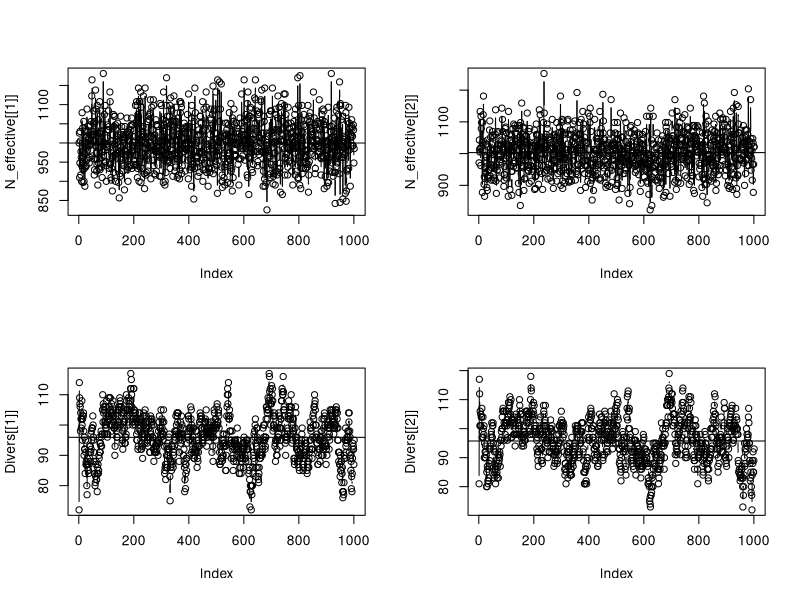

This figure's R source:

# Cultural effective population size model
# We want a simple infinite allele Wright-Fisher-style model with different modes of transmission

# We simulate 2 different populations, one starting with all the same variants, one with all unique variants.
# We measure diversity and run simulations until diversities cross indicating they've reached equilibrium, then switch transmission mode


#Connectedness

# Function to calculate effective population sizes
library(vegan)

N_e <- function(k_bar,V_k){
  (N * k_bar - 1 ) / ( (V_k / k_bar) + k_bar  -1 )
}

N = 1000          # Census population size
tmax = 1000       # Number of timesteps / generations
mu = 1e-2       # Innovation rate
m = 0        #Migration rate between 2 populations
e = 1
# Initialize population with cultural traits

Pop <- matrix(NA, 2, N)

# Maximally diverse
Pop[1,] <- sample(1:N)

#All same
Pop[2,] <- rep(N+1, N)

# Create numerator for cultural variants in both populations
Counter <- c(max(Pop[1,]), max(Pop[2,]))

# Calculate Simpson diversity in both populations
Div <- c()
for (pop_id in 1:2) {
  Div[pop_id] <- diversity(sapply(unique(Pop[pop_id,]), function (x) length(which(Pop[pop_id,] == x))), index = "simpson")
}

d1 <- Div[1]
d2 <- Div[2]
# Burn-in to reach equilibrium
while(Div[1] > Div[2]){
  Copied <- matrix(NA, 2, N)
  
  for (pop_id in 1:2) {
    #Cultural Transmission
    
    Copied[pop_id, ] <- sample(1:N, N, replace = TRUE)
    Pop[pop_id,] <- Pop[pop_id,Copied[pop_id, ]]
    
    # Innovation
    Innovators <- rbinom(N,1,mu)
    Pop[pop_id, Innovators == 1] <- (Counter[pop_id] + 1) : (Counter[pop_id] + length(which(Innovators==1)))
    Counter[pop_id] <- max(Pop[pop_id,])
  }#pop_id
  
  # Calculate Simpson diversity in both populations
  Div <- c()
  for (pop_id in 1:2) {
    Div[pop_id] <- diversity(sapply(unique(Pop[pop_id,]), function (x) length(which(Pop[pop_id,] == x))), index = "simpson")
  }
  
d1 <- c(d1, Div[1])
d2 <- c(d2, Div[2])

}#while

# Create output objects
N_effective <- list()
Divers <- list()

Offspring_Record1 <-  sapply(1:N, function(x) length(which(Copied[1,] == x)))
Offspring_Record2 <-  sapply(1:N, function(x) length(which(Copied[2,] == x)))

N_effective[[1]] <- N_e(mean(Offspring_Record1), var(Offspring_Record1))
N_effective[[2]] <- N_e(mean(Offspring_Record2), var(Offspring_Record2))

Divers[[1]] <- length(unique(Pop[1,]))
Divers[[2]] <- length(unique(Pop[2,]))


for (t in 1:tmax) {
  
  # Migration
  Migrants1 <- which(rbinom(N,1,m) == 1)
  Migrants2 <- sample(1:N, size = length(Migrants1), replace = FALSE)
  
  Pop1new <- Pop[2, Migrants2]
  Pop2new <- Pop[1, Migrants1]

  Pop[1, Migrants1] <- Pop1new
  Pop[2, Migrants2] <- Pop2new


  # Pop[1, Migrants1] <- Pop[2, Migrants2]
  # Pop[2, Migrants2] <- Pop[1, Migrants1]


  for (pop_id in 1:2) {
    
    #Cultural Transmission


      #Cultural Exchange
      Models_ex <- N + which(rbinom(1:N,1,e) == 1)         #We add N to IDs so we don't confuse them with focal population
      Copied <- sample(c(1:N, Models_ex), N, replace = TRUE)
      
      Copied_pop1 <- Copied[Copied <= N]
      Copied_pop2 <- Copied[Copied > N] - N
      
      Pop[pop_id,] <- c( Pop[pop_id,Copied_pop1], Pop[c(1,2)[-pop_id], Copied_pop2] )
      
      Offspring_Record <-  sapply(c(1:N, Models_ex), function(x) length(which(Copied == x)))
      
    # Compute effective population size
    N_effective[[pop_id]] <-  c(N_effective[[pop_id]], N_e(mean(Offspring_Record), var(Offspring_Record)))
    Divers[[pop_id]] <- c(Divers[[pop_id]] , length(unique(Pop[pop_id,])))
    
    
    
    # Innovation
    Innovators <- rbinom(N,1,mu)
    Pop[pop_id, Innovators == 1] <- (Counter[pop_id] + 1) : (Counter[pop_id] + length(which(Innovators==1)))
    Counter[pop_id] <- max(Pop[pop_id,])
  
  }#pop_id
  
  print(t)
}



par(mfrow=c(2,2))
plot(N_effective[[1]], type = "b")
abline(h = mean(N_effective[[1]]))

plot(N_effective[[2]], type = "b")
abline(h = mean(N_effective[[2]]))



plot(Divers[[1]], type = "b")
abline(h = mean(Divers[[1]]))

plot(Divers[[2]], type = "b")
abline(h = mean(Divers[[2]]))










